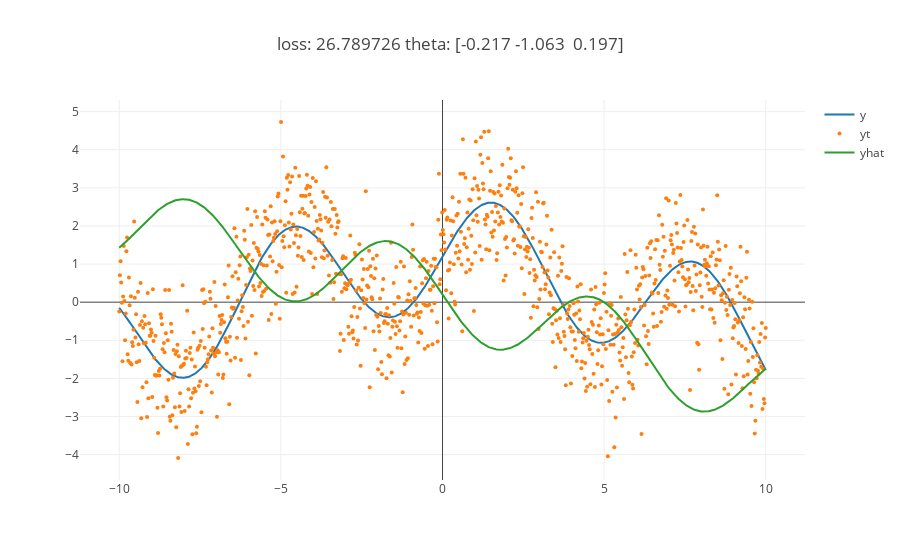
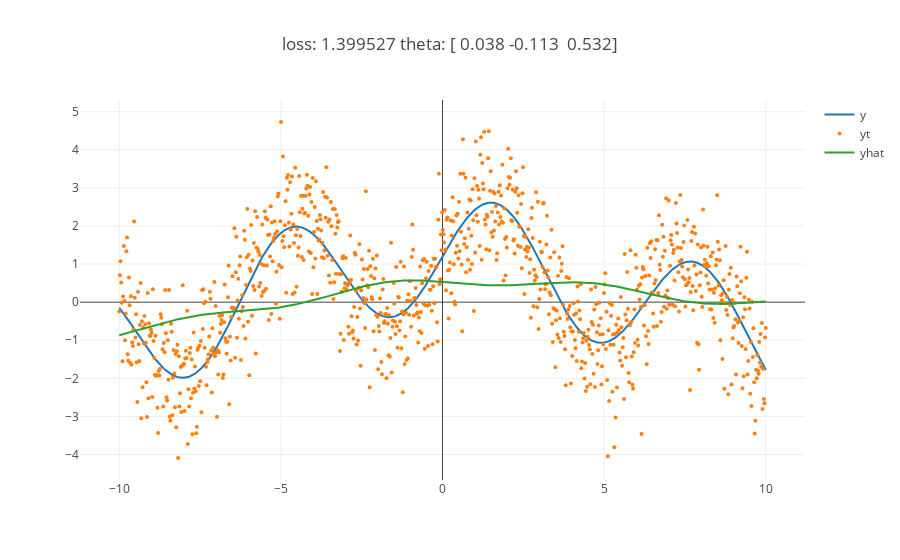
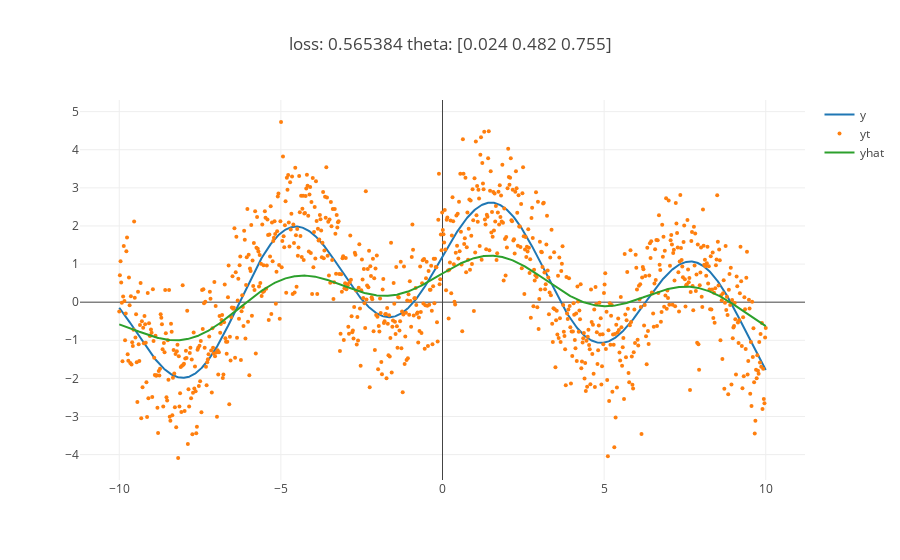
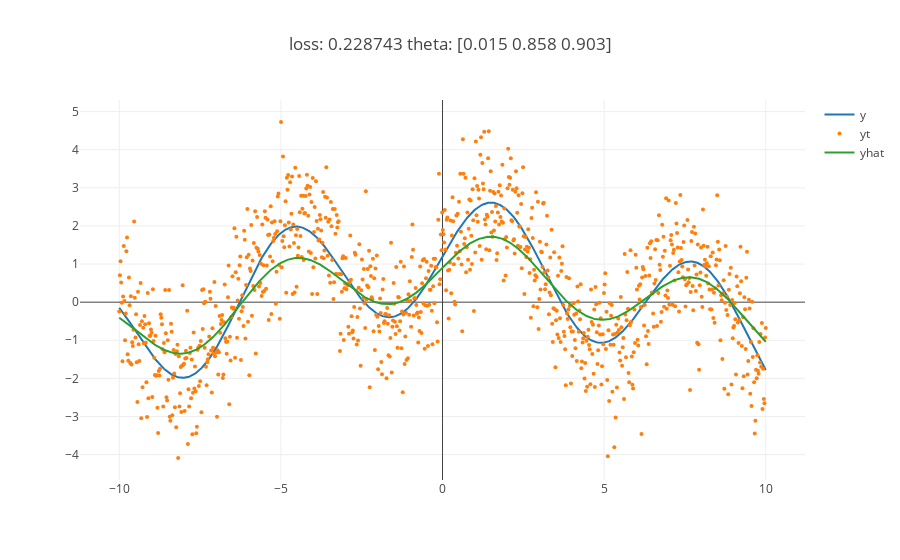

The cell these charts' notebook holds for them, in order:
### Code cell
# params
theta       = torch.randn(3, requires_grad=True)
loss_fn     = nn.MSELoss()                         # MSE loss
optimizer   = torch.optim.SGD([theta], lr=0.01)   # build optimizer 

# run training
epochs = 500
for i in range(epochs):
    yhat = fit_model(theta)
    loss = loss_fn(y, yhat)
    loss.backward()
    optimizer.step()
    optimizer.zero_grad()
    if i % (epochs/10) == 0:
        msg = f"loss: {loss.item():>7f} theta: {theta.detach().numpy()}"
        # print()
        yhat = fit_model(theta)
        plotter(X, y, yhat.detach(), title=f"loss: {loss.item():>7f} theta: {theta.detach().numpy().round(3)}")

### Figure 1 — Plotly figure (JSON) as saved in the notebook; plotly's stock layout.template omitted (floating-point values rounded to 4 significant figures; data arrays with more than 128 entries replaced by an {"elided": "..."} marker saying what was removed)
{"data": [{"mode": "lines", "name": "y", "type": "scatter", "x": {"elided": "1000 float values"}, "y": {"elided": "1000 float values"}}, {"marker": {"size": 4}, "mode": "markers", "name": "yt", "type": "scatter", "x": {"elided": "1000 float values"}, "y": {"elided": "1000 float values"}}, {"mode": "lines", "name": "yhat", "type": "scatter", "x": {"elided": "1000 float values"}, "y": {"elided": "1000 float values"}}], "layout": {"title": {"text": "loss: 26.789726 theta: [-0.217 -1.063  0.197]"}}}

### Figure 2 — Plotly figure (JSON) as saved in the notebook; plotly's stock layout.template omitted (floating-point values rounded to 4 significant figures; data arrays with more than 128 entries replaced by an {"elided": "..."} marker saying what was removed)
{"data": [{"mode": "lines", "name": "y", "type": "scatter", "x": {"elided": "1000 float values"}, "y": {"elided": "1000 float values"}}, {"marker": {"size": 4}, "mode": "markers", "name": "yt", "type": "scatter", "x": {"elided": "1000 float values"}, "y": {"elided": "1000 float values"}}, {"mode": "lines", "name": "yhat", "type": "scatter", "x": {"elided": "1000 float values"}, "y": {"elided": "1000 float values"}}], "layout": {"title": {"text": "loss: 1.399527 theta: [ 0.038 -0.113  0.532]"}}}

### Figure 3 — Plotly figure (JSON) as saved in the notebook; plotly's stock layout.template omitted (floating-point values rounded to 4 significant figures; data arrays with more than 128 entries replaced by an {"elided": "..."} marker saying what was removed)
{"data": [{"mode": "lines", "name": "y", "type": "scatter", "x": {"elided": "1000 float values"}, "y": {"elided": "1000 float values"}}, {"marker": {"size": 4}, "mode": "markers", "name": "yt", "type": "scatter", "x": {"elided": "1000 float values"}, "y": {"elided": "1000 float values"}}, {"mode": "lines", "name": "yhat", "type": "scatter", "x": {"elided": "1000 float values"}, "y": {"elided": "1000 float values"}}], "layout": {"title": {"text": "loss: 0.565384 theta: [0.024 0.482 0.755]"}}}

### Figure 4 — Plotly figure (JSON) as saved in the notebook; plotly's stock layout.template omitted (floating-point values rounded to 4 significant figures; data arrays with more than 128 entries replaced by an {"elided": "..."} marker saying what was removed)
{"data": [{"mode": "lines", "name": "y", "type": "scatter", "x": {"elided": "1000 float values"}, "y": {"elided": "1000 float values"}}, {"marker": {"size": 4}, "mode": "markers", "name": "yt", "type": "scatter", "x": {"elided": "1000 float values"}, "y": {"elided": "1000 float values"}}, {"mode": "lines", "name": "yhat", "type": "scatter", "x": {"elided": "1000 float values"}, "y": {"elided": "1000 float values"}}], "layout": {"title": {"text": "loss: 0.228743 theta: [0.015 0.858 0.903]"}}}
